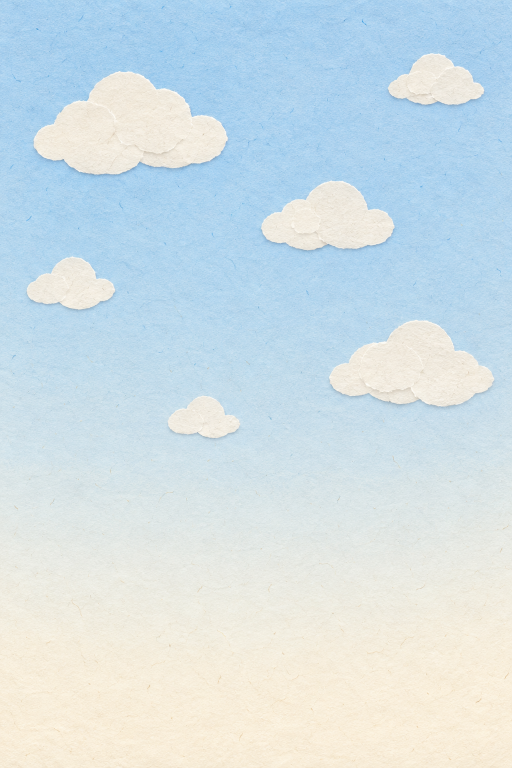
#> input picture video/assets/sets/jin_land/sky.png, 1024 x 1536 px, found by its file name (shown at 1/2 size)
$ python _prototype_mc.py
#> lines starting #> are read from the running program, lines starting #| are printed output that depends on the picture
"""【原型，施工参考用】2026-09-29 给 Chris 看的 17 秒动态漫画小样（tj01 开头）。镜头写死在代码里；正式引擎见 docs/施工计划-动态漫画引擎.md。
动态漫画小样：tj01 开头约 17 秒。只读仓库素材和配音，输出在本目录。
做法：每个镜头 = 几层整幅画（天、远山、城墙、水、前景、人物），镜头只做推拉平移；分层视差；人物弹出和轻微呼吸；字幕和界面叠在最上面。
"""
import math
import subprocess
import wave
from pathlib import Path

import numpy as np
from PIL import Image, ImageDraw, ImageFilter, ImageFont

R = Path(r"C:\Users\Chris\Claude x Jev\JevDev")
A = R / "video/assets"
V = R / "video/out/tj01_voice"
OUT = Path(__file__).resolve().parents[1] / "out" / "motion_prototype"; OUT.mkdir(parents=True, exist_ok=True)
FF = r"C:\Users\Chris\AppData\Local\Microsoft\WinGet\Packages\Gyan.FFmpeg_Microsoft.Winget.Source_8wekyb3d8bbwe\ffmpeg-8.1.2-full_build\bin\ffmpeg.exe"
W, H, FPS, DUR = 1080, 1920, 30, 17.2
C = (W / 2, H / 2)
INK, RED, CREAM, NARR = (42, 35, 32), (200, 55, 45), (244, 232, 208), (122, 104, 86)
FB = r"C:\Windows\Fonts\msyhbd.ttc"


def font(sz):
    return ImageFont.truetype(FB, sz)


def img(p, flip=False):
#> called with p = 'sets/jin_land/sky.png', flip = False
    im = Image.open(A / p).convert("RGBA")
#> im is the input picture: PIL image 1024x1536 RGBA; mean R, G, B, A 208.1, 223.5, 229.8, 255
    return im.transpose(Image.FLIP_LEFT_RIGHT) if flip else im


def fit_w(im, w):
#> called with w = 1080
    return im.resize((round(w), round(im.height * w / im.width)), Image.LANCZOS)


def fit_h(im, h):
    return im.resize((round(im.width * h / im.height), round(h)), Image.LANCZOS)


def clamp(u):
    return max(0.0, min(1.0, u))


def smooth(u):
    u = clamp(u)
    return u * u * u * (u * (6 * u - 15) + 10)


# [4 lines left out: function back, not called in this run]


# ---------- 素材 ----------
sky = fit_w(img("sets/jin_land/sky.png"), 1080)
far = fit_w(img("sets/jin_land/ridge_far.png"), 1080)
#> call 2 of img, with p = 'sets/jin_land/ridge_far.png', flip = False
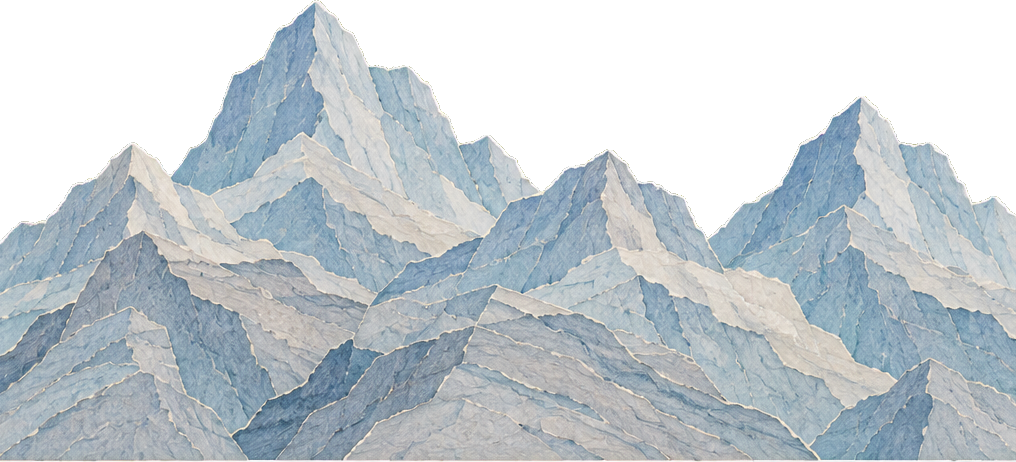
#> input picture video/assets/sets/jin_land/ridge_far.png, 1016 x 462 px, found by its file name
#> in img, im is the input picture: PIL image 1016x462 RGBA; mean R, G, B, A 117.5, 125.6, 130.6, 176.4
mid = fit_w(img("sets/jin_land/ridge_mid.png"), 1080)
#> call 3 of img, with p = 'sets/jin_land/ridge_mid.png', flip = False
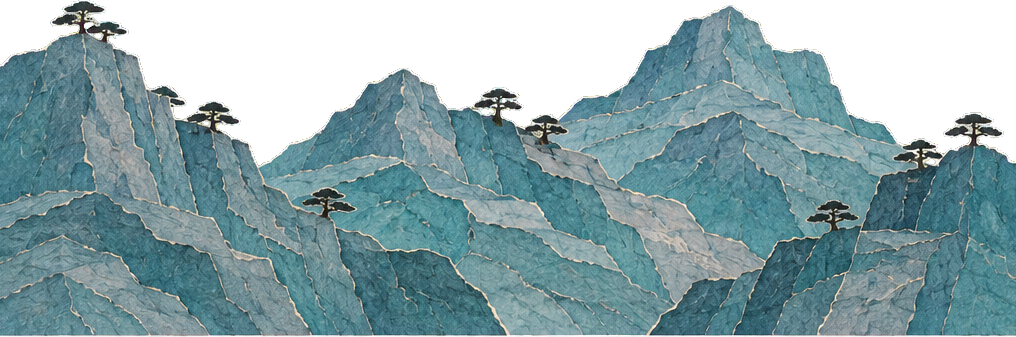
#> input picture video/assets/sets/jin_land/ridge_mid.png, 1016 x 337 px, found by its file name
#> in img, im is the input picture: PIL image 1016x337 RGBA; mean R, G, B, A 77.4, 103.1, 107.8, 189.4
near = fit_w(img("sets/jin_land/ridge_near.png"), 1080)
#> call 4 of img, with p = 'sets/jin_land/ridge_near.png', flip = False
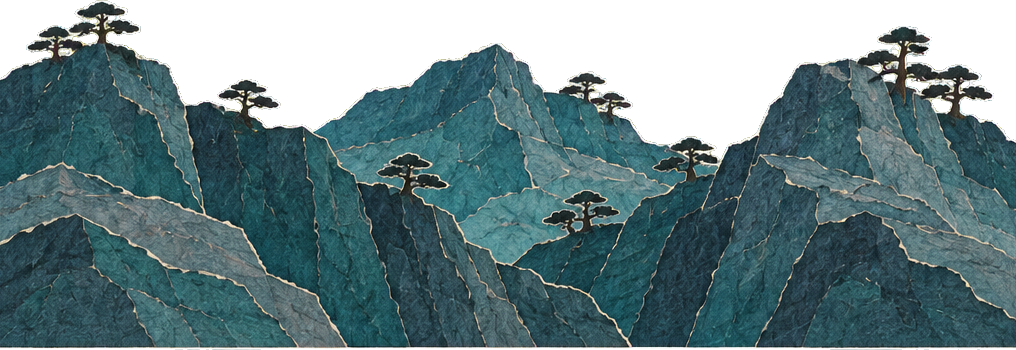
#> input picture video/assets/sets/jin_land/ridge_near.png, 1016 x 350 px, found by its file name
#> in img, im is the input picture: PIL image 1016x350 RGBA; mean R, G, B, A 48.8, 72.8, 76.6, 194.3
#> (the run stopped early here; a loop or call above may not have finished)
